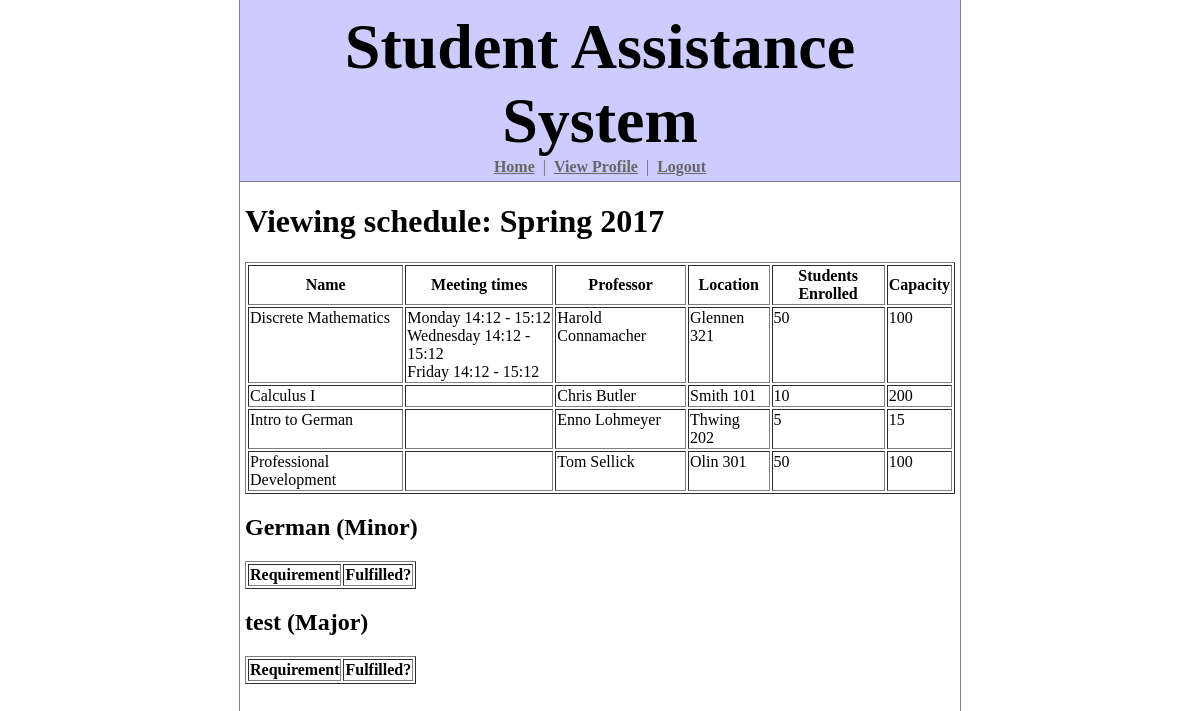
The page /schedules/3/ (signed in) on the database its author committed.
### student_assistance_system/models.py (models this page shows, shortened)
class Schedule(models.Model):
    name = models.CharField(max_length=50)
    sections = models.ManyToManyField(Section)
    user = models.ForeignKey(Profile)
    updated = models.DateTimeField(auto_now=True)

class Section(models.Model):
    course = models.ForeignKey(Course)
    capacity = models.IntegerField()
    enrolled = models.IntegerField()
    meeting_times = models.ManyToManyField(MeetingTime)
    professor = models.CharField(max_length=30)
    location = models.CharField(max_length=30)

class Course(models.Model):
    name = models.CharField(max_length=50)
    description = models.CharField(max_length=5000)
    course_number = models.CharField(max_length=3)
    department = models.ForeignKey(Department)
    credit_hours = models.IntegerField()
    prereqs = models.ManyToManyField('self', symmetrical=False)
    also_offered_as = models.ManyToManyField('self')

class MeetingTime(models.Model):
    day = models.IntegerField()
    start_time = models.TimeField()
    end_time = models.TimeField()
    def __unicode__(self):
        return ' '.join((calendar.day_name[self.day],
                         self.start_time.strftime('%H:%M'),
                         '-',
                         self.end_time.strftime('%H:%M')))

class RequirementSet(models.Model):
    name = models.CharField(max_length=50)
    department = models.ForeignKey(Department)
    type = models.IntegerField()  # 0 = major, 1 = minor, 2 = concentration
    effective_date = models.DateField()
    requirements = models.ManyToManyField(Requirement)
    def type_name(self):
        return {
            0: 'Major',
            1: 'Minor',
            2: 'Concentration',
        }[self.type]

### student_assistance_system/views.py (the view)
# urls.py: url(r'^schedules/(?P<schedule_id>[0-9]+)/$', views.view_schedule, name='view_schedule'),
@login_required
def view_schedule(request, schedule_id):
    profile = request.user.profile
    schedule = profile.schedule_set.filter(pk=schedule_id).first()
    majors_and_concentrations = [(um.major, um.concentration) for um in profile.usermajor_set.all()]
    req_sets = list(profile.minors.all()) + list(sum(majors_and_concentrations, ()))
    return render(request, 'student_assistance_system/view_schedule.html', dict(schedule=schedule, req_sets=req_sets))

### student_assistance_system/templatetags/sas_tags.py (called while the page is built)
@register.inclusion_tag('student_assistance_system/fragments/schedule_view.html')
def schedule_view(schedule):
    return dict(schedule=schedule)

@register.inclusion_tag('student_assistance_system/fragments/requirements_view.html')
def requirements_view(req_sets):
    return dict(req_sets=req_sets)

### student_assistance_system/templates/student_assistance_system/view_schedule.html (shortened to what this page needs)
{% extends "student_assistance_system/base_site.html" %}
{% load sas_tags %}
{% block content %}
{% if schedule %}
    {% schedule_view schedule %}
{% else %}
    <h1>This schedule does not exist.</h1>
{% endif %}
{% if req_sets %}
    {% requirements_view req_sets %}
{% endif %}
{% endblock %}

### student_assistance_system/templates/student_assistance_system/fragments/schedule_view.html
<h1>Viewing schedule: {{ schedule.name }}</h1>
<table border="1">
    <tr>
        <th>Name</th>
        <th>Meeting times</th>
        <th>Professor</th>
        <th>Location</th>
        <th>Students Enrolled</th>
        <th>Capacity</th>
    </tr>
    {% for section in schedule.sections.all %}
    <tr>
        <td valign="top">{{ section.course.name }}</td>
        <td valign="top">
            {% for m in section.meeting_times.all %}
                {{m}} <br>
            {% endfor %}
        </td>
        <td valign="top">{{ section.professor }}</td>
        <td valign="top">{{ section.location }}</td>
        <td valign="top">{{ section.enrolled }}</td>
        <td valign="top">{{ section.capacity }}</td>
    </tr>
    {% endfor %}
</table>

### student_assistance_system/templates/student_assistance_system/fragments/requirements_view.html (shortened to what this page needs)
{% for req_set in req_sets %}
<h2>{{ req_set.name }} ({{ req_set.type_name }})</h2>
<table border="1">
    <tr>
        <th>Requirement</th>
        <th>Fulfilled?</th>
    </tr>
</table>
{% endfor %}

### student_assistance_system/static/student_assistance_system/style.css (style rules this page uses)
html, body { height: 100%; margin: 0px; }

### rows shown on the page
Schedule: name "Spring 2017"
Section: course.name "Discrete Mathematics", professor "Harold Connamacher", location "Glennen 321", enrolled "50", capacity "100"
MeetingTime: day+start_time+end_time "Monday 14:12 - 15:12"
MeetingTime: day+start_time+end_time "Wednesday 14:12 - 15:12"
MeetingTime: day+start_time+end_time "Friday 14:12 - 15:12"
Section: course.name "Calculus I", professor "Chris Butler", location "Smith 101", enrolled "10", capacity "200"
Section: course.name "Intro to German", professor "Enno Lohmeyer", location "Thwing 202", enrolled "5", capacity "15"
Section: course.name "Professional Development", professor "Tom Sellick", location "Olin 301", enrolled "50", capacity "100"
RequirementSet: name "German", type_name "Minor"
RequirementSet: name "test", type_name "Major"
